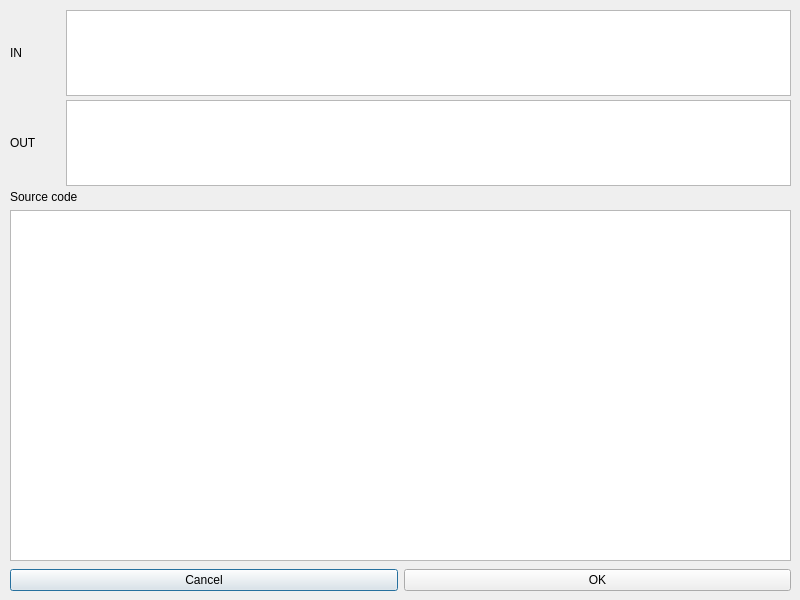
<?xml version="1.0" encoding="UTF-8"?>
<ui version="4.0">
 <class>NodePropertiesWindow</class>
 <widget class="QDialog" name="NodePropertiesWindow">
  <property name="geometry">
   <rect>
    <x>0</x>
    <y>0</y>
    <width>800</width>
    <height>600</height>
   </rect>
  </property>
  <property name="minimumSize">
   <size>
    <width>800</width>
    <height>600</height>
   </size>
  </property>
  <property name="maximumSize">
   <size>
    <width>800</width>
    <height>600</height>
   </size>
  </property>
  <property name="windowTitle">
   <string>Node properties</string>
  </property>
  <widget class="QWidget" name="verticalLayoutWidget">
   <property name="geometry">
    <rect>
     <x>10</x>
     <y>190</y>
     <width>781</width>
     <height>371</height>
    </rect>
   </property>
   <layout class="QVBoxLayout" name="sourceLayout">
    <item>
     <widget class="QLabel" name="sourceLabel">
      <property name="minimumSize">
       <size>
        <width>779</width>
        <height>0</height>
       </size>
      </property>
      <property name="maximumSize">
       <size>
        <width>779</width>
        <height>30</height>
       </size>
      </property>
      <property name="text">
       <string>Source code</string>
      </property>
     </widget>
    </item>
    <item>
     <widget class="QTextEdit" name="source">
      <property name="font">
       <font>
        <family>Courier New</family>
        <weight>75</weight>
        <bold>true</bold>
       </font>
      </property>
     </widget>
    </item>
   </layout>
  </widget>
  <widget class="QWidget" name="horizontalLayoutWidget">
   <property name="geometry">
    <rect>
     <x>10</x>
     <y>10</y>
     <width>781</width>
     <height>86</height>
    </rect>
   </property>
   <layout class="QHBoxLayout" name="inLayout">
    <item alignment="Qt::AlignLeft">
     <widget class="QLabel" name="inListLabel">
      <property name="minimumSize">
       <size>
        <width>50</width>
        <height>0</height>
       </size>
      </property>
      <property name="text">
       <string>IN</string>
      </property>
      <property name="textFormat">
       <enum>Qt::PlainText</enum>
      </property>
     </widget>
    </item>
    <item>
     <widget class="QListWidget" name="inList"/>
    </item>
   </layout>
  </widget>
  <widget class="QWidget" name="horizontalLayoutWidget_2">
   <property name="geometry">
    <rect>
     <x>10</x>
     <y>100</y>
     <width>781</width>
     <height>86</height>
    </rect>
   </property>
   <layout class="QHBoxLayout" name="outLayout">
    <item alignment="Qt::AlignLeft">
     <widget class="QLabel" name="outListLabel">
      <property name="minimumSize">
       <size>
        <width>50</width>
        <height>0</height>
       </size>
      </property>
      <property name="text">
       <string>OUT</string>
      </property>
      <property name="textFormat">
       <enum>Qt::PlainText</enum>
      </property>
     </widget>
    </item>
    <item>
     <widget class="QListWidget" name="outList"/>
    </item>
   </layout>
  </widget>
  <widget class="QWidget" name="horizontalLayoutWidget_3">
   <property name="geometry">
    <rect>
     <x>10</x>
     <y>560</y>
     <width>781</width>
     <height>41</height>
    </rect>
   </property>
   <layout class="QHBoxLayout" name="buttonLayout">
    <item>
     <widget class="QPushButton" name="cancelButton">
      <property name="text">
       <string>Cancel</string>
      </property>
     </widget>
    </item>
    <item>
     <widget class="QPushButton" name="okButton">
      <property name="text">
       <string>OK</string>
      </property>
     </widget>
    </item>
   </layout>
  </widget>
 </widget>
 <resources/>
 <connections/>
</ui>
